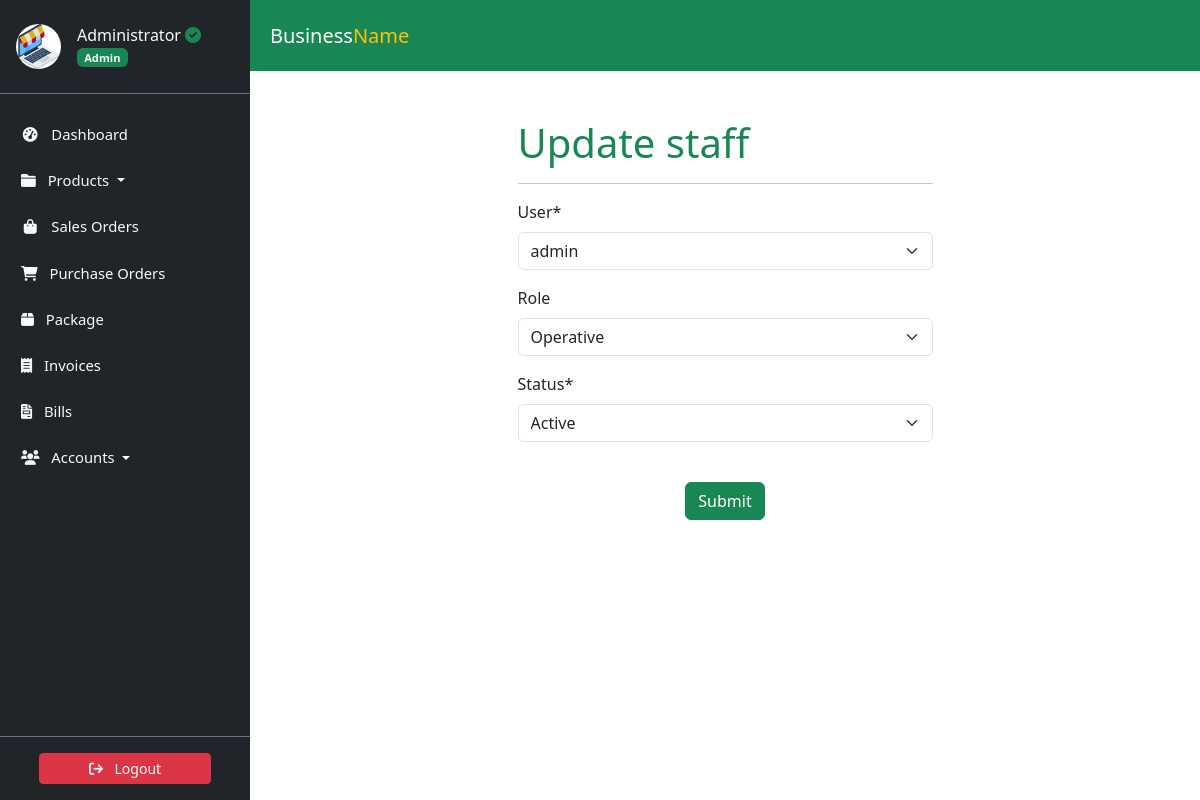
The page /staff/profile/1/update/ (signed in) on the database its author committed.
### accounts/models.py (models this page shows, shortened)
class Profile(models.Model):
    user = models.OneToOneField(
        User, on_delete=models.CASCADE, verbose_name='User'
    )
    slug = AutoSlugField(
        unique=True,
        verbose_name='Account ID',
        populate_from='email'
    )
    profile_picture = ProcessedImageField(
        default='profile_pics/default.jpg',
        upload_to='profile_pics',
        format='JPEG',
        processors=[ResizeToFill(150, 150)],
        options={'quality': 100}
    )
    telephone = PhoneNumberField(
        null=True, blank=True, verbose_name='Telephone'
    )
    email = models.EmailField(
        max_length=150, blank=True, null=True, verbose_name='Email'
    )
    first_name = models.CharField(
        max_length=30, blank=True, verbose_name='First Name'
    )
    last_name = models.CharField(
        max_length=30, blank=True, verbose_name='Last Name'
    )
    status = models.CharField(
        choices=STATUS_CHOICES,
        max_length=12,
        default='INA',
        verbose_name='Status'
    )
    role = models.CharField(
        choices=ROLE_CHOICES,
        max_length=12,
        blank=True,
        null=True,
        verbose_name='Role'
    )
    class Meta:
        ordering = ['slug']
        verbose_name = 'Profile'
        verbose_name_plural = 'Profiles'

### accounts/views.py (the view, shortened to what this page needs)
# urls.py: path('profile/<int:pk>/update/', ProfileUpdateView.as_view(),
class ProfileUpdateView(LoginRequiredMixin, UserPassesTestMixin, UpdateView):
    model = Profile
    template_name = 'accounts/staffupdate.html'
    fields = ['user', 'role', 'status']
    def test_func(self):
        return self.request.user.is_superuser

### accounts/templates/accounts/staffupdate.html (shortened to what this page needs)
{% extends "store/base.html" %}
{% load static %}
{% load crispy_forms_tags %}
{% block title %}Update staff{%endblock title%}{% block content %}
<div class="col container p-5">
    <div class="row">
        <div class="col-md-3 col-lg-3"></div>
          <div class="col-md-6 col-lg-6">
            <form method="POST" enctype="multipart/form-data">
                <section class="section-bg" id="plans">
                    <fieldset class="form-group">
                        <header class="section-header">
                            <h1 class="text-success">Update staff</h1>
                            <hr>
                        </header>
                        {{ form.media }} {{ form|crispy }}
                    </fieldset>
                </section>
                <div class="form-group mt-4 text-center">
                    <button class="btn btn-success" type="submit">Submit</button>
                </div>
            </form>
        </div>
        <div class="col-md-3 col-lg-3"></div>
    </div>
</div>
{% endblock content %}

### store/templates/store/sidebar.html (shortened to what this page needs)
<link href="https://cdn.jsdelivr.net/npm/bootstrap@5.3.3/dist/css/bootstrap.min.css" rel="stylesheet">
<link href="https://cdnjs.cloudflare.com/ajax/libs/font-awesome/6.0.0-beta3/css/all.min.css" rel="stylesheet">
<aside class="sidebar position-fixed top-0 left-0 overflow-auto h-100 bg-dark text-light" id="show-side-navigation1">
    <div class="sidebar-header d-flex align-items-center px-3 py-4 border-bottom border-secondary">
        <a href="{% url 'user-profile' %}" class="d-flex align-items-center text-decoration-none text-light">
            <img class="rounded-circle img-fluid" id="sidebar-img" width="45" src="{{ request.user.profile.profile_picture.url }}" alt="Profile Picture" />
            <div class="ms-3">
                <h5 class="fs-6 mb-0">
                    {{ request.user.username }}{% if request.user.profile.role == 'AD' %} <i class="fa-solid fa-circle-check text-success"></i>{% endif %}
                </h5>
                <span class="badge bg-success text-light">
                    {% if request.user.profile.role == 'AD' %}
                        Admin
                    {% elif request.user.profile.role == 'EX' %}
                        Executive
                    {% else %}
                        Operative
                    {% endif %}
                </span>
            </div>
        </a>
    </div>
    <div class="nav-container">
        <ul class="nav flex-column mt-3">
            <li class="nav-item mb-2">
                <a class="nav-link text-light {% if request.resolver_match.url_name == 'dashboard' %}active{% endif %}" href="{% url 'dashboard' %}">
                    <i class="fa fa-tachometer-alt fa-fw me-2"></i> Dashboard
                </a>
            </li>
            <li class="nav-item mb-2 dropdown">
                <a class="nav-link text-light {% if request.resolver_match.url_name == 'productslist' %}active{% endif %} dropdown-toggle" href="#" id="productsDropdown" role="button" data-bs-toggle="dropdown" aria-expanded="false">
                    <i class="fa fa-folder me-2"></i> Products
                </a>
            </li>
            <li class="nav-item mb-2">
                <a class="nav-link text-light {% if request.resolver_match.url_name == 'saleslist' %}active{% endif %}" href="{% url 'saleslist' %}">
                    <i class="fa fa-shopping-bag fa-fw me-2"></i> Sales Orders
                </a>
            </li>
            <li class="nav-item mb-2">
                <a class="nav-link text-light {% if request.resolver_match.url_name == 'purchaseslist' %}active{% endif %}" href="{% url 'purchaseslist' %}">
                    <i class="fa fa-shopping-cart me-2"></i> Purchase Orders
                </a>
            </li>
            <li class="nav-item mb-2">
                <a class="nav-link text-light {% if request.resolver_match.url_name == 'deliveries' %}active{% endif %}" href="{% url 'deliveries' %}">
                    <i class="fa-solid fa-box me-2"></i> Package
                </a>
            </li>
            <li class="nav-item mb-2">
                <a class="nav-link text-light {% if request.resolver_match.url_name == 'invoicelist' %}active{% endif %}" href="{% url 'invoicelist' %}">
                    <i class="fa-solid fa-receipt me-2"></i> Invoices
                </a>
            </li>
            <li class="nav-item mb-2">
                <a class="nav-link text-light {% if request.resolver_match.url_name == 'bill_list' %}active{% endif %}" href="{% url 'bill_list' %}">
                    <i class="fa-solid fa-file-invoice me-2"></i> Bills
                </a>
            </li>
            <li class="nav-item mb-2 dropdown">
                <a class="nav-link text-light  dropdown-toggle" href="#" id="accountsDropdown" role="button" data-bs-toggle="dropdown" aria-expanded="false">
                    <i class="fa fa-users me-2"></i> Accounts
                </a>
            </li>
        </ul>
    </div>
    <div class="sidebar-footer position-absolute bottom-0 w-100 text-center py-3 bg-dark border-top border-secondary">
        <form action="{% url 'user-logout' %}" method="post">
            <button type="submit" class="btn btn-danger btn-sm w-75">
                <i class="fa fa-sign-out me-2"></i> Logout
            </button>
        </form>
    </div>
</aside>

### static/css/style.css (style rules this page uses)
:root { --dk-gray-100: #f3f4f6; --dk-gray-200: #e5e7eb; --dk-gray-300: #d1d5db; --dk-gray-400: #9ca3af; --dk-gray-500: #6b7280; --dk-gray-600: #4b5563; --dk-gray-700: #374151; --dk-gray-800: #1f2937; --dk-gray-900: #111827; --dk-dark-bg: #313348; --dk-darker-bg: #2a2b3d; --navbar-bg-color: #6f6486; --sidebar-bg-color: #252636; --sidebar-width: 250px; --sidebar-expanded-width: 230px; --sidebar-collapsed-width: 100px; --sidebar-header-bg: #212529; --nav-link-color: #adb5bd; --nav-link-active-bg: #495057; --dropdown-menu-bg: #495057; --dropdown-item-color: #adb5bd; --dropdown-item-active-bg: #6c757d; --sidebar-separator-bg: #4caf50; --logo-separator-height: 60px; --sidebar-item-height: 50px; --submenu-item-height: 45px; }
* { margin: 0; padding: 0; box-sizing: border-box; }
body { font-family: "Inter", sans-serif; background-color: #fff; }
a { text-decoration: none; }
.sidebar { font-size: 0.925rem; background-color: var(--sidebar-bg-color); width: var(--sidebar-width); transition: width 0.3s ease-in-out; z-index: 9999999; }
.sidebar .sidebar-header { background-color: var(--sidebar-header-bg); border-bottom: 1px solid #2a2b3c; }
.sidebar ul > li > a { color: var(--dk-gray-400); text-decoration: none; }

### store/templates/store/sidebar.html (style rules this page uses)
.sidebar { width: 250px; background-color: #343a40; color: #fff; position: fixed; top: 0; bottom: 0; display: flex; flex-direction: column; }
.sidebar-header { background-color: #212529; }
.nav-container { flex: 1; overflow-y: auto; padding: 5px; }
.nav-link { color: #adb5bd; }
.sidebar-footer { background-color: #212529; text-align: center; padding: 10px; }

### rows shown on the page
Profile: user "admin", role "Operative", status "Active"

### other values the page prints
{{ request.user.username }} "Administrator"
